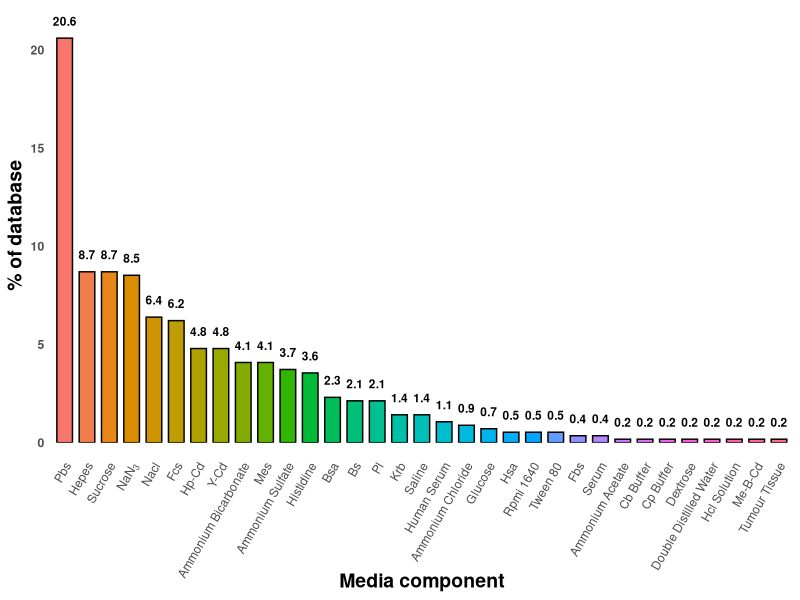
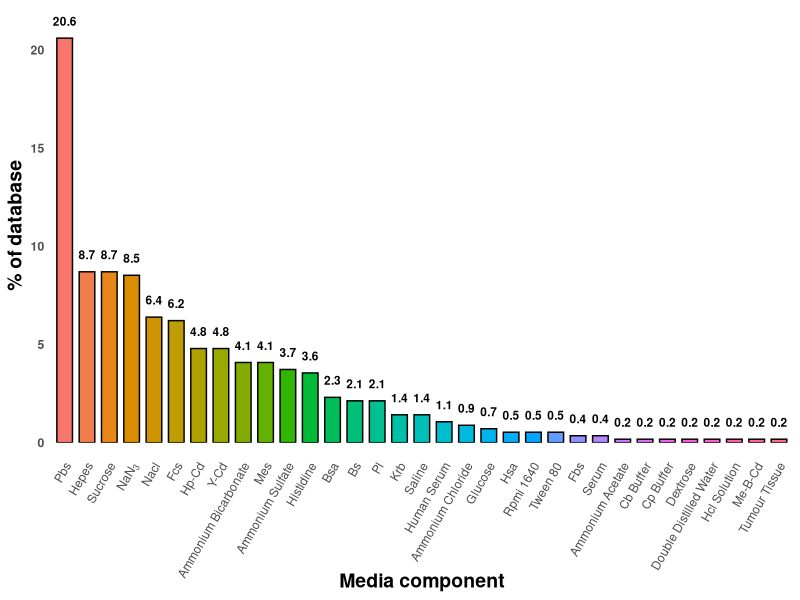

Write the R code that produced these figures, in order.
library(tidyverse)
library(stringr)

# Load data
media_components <- read.csv("data/unprocessed/media_components.csv")

# Capitalise all component names
media_components$component_name <- str_to_title(media_components$component_name)

# Fix NaN3 to NaN[3] for subscript
media_components$component_name <- ifelse(
  media_components$component_name == "Nan3",
  "NaN[3]",
  media_components$component_name
)

# Calculate % of database and reorder
component_freq <- media_components %>%
  count(component_name, name = "Frequency") %>%
  mutate(
    Percent = (Frequency / sum(Frequency)) * 100,
    Media_component = fct_reorder(component_name, Percent, .desc = TRUE)  # Reorder factor
  )

# Custom labeller to parse only NaN[3], keep others as regular strings
custom_labeller <- function(x) {
  ifelse(x == "NaN[3]", expression(NaN[3]), x)
}

# Plot
plot_media_components <- ggplot(component_freq, aes(x = Media_component, y = Percent, fill = Media_component)) +
  geom_col(color = "black", width = 0.7) +
  geom_text(aes(
    label = paste0(round(Percent, 1)),
    color = "black"
  ),
  vjust = -0.3,
  nudge_y = 0.5,
  size = 3,
  fontface = "bold",
  show.legend = FALSE) +
  scale_color_identity() +
  scale_y_continuous(
    labels = scales::label_number(scale = 1),
    expand = expansion(mult = c(0, 0.05))
  ) +
  scale_x_discrete(labels = custom_labeller) +
  labs(
    x = "Media component",
    y = "% of database"
  ) +
  theme_minimal() +
  theme(
    legend.position = "none",
    axis.text.x = element_text(angle = 60, hjust = 1, vjust = 0.9, face = "bold"),
    axis.text.y = element_text(face = "bold"),
    axis.title.x = element_text(face = "bold", size = 14),
    axis.title.y = element_text(face = "bold", size = 14),
    panel.grid.major = element_blank(),
    panel.grid.minor = element_blank()
  )

# Print plot
plot_media_components


ggsave(
  "figures/media_components.png",  # Filename
  plot = plot_media_components,  # Plot to save
  dpi = 600,  # Set the resolution to 300 DPI (high resolution)
  width = 10,  # Set the width of the image (in inches)
  height = 8,  # Set the height of the image (in inches)
  units = "in",  # Set units to inches
  device = "png"  # Save as PNG
)





